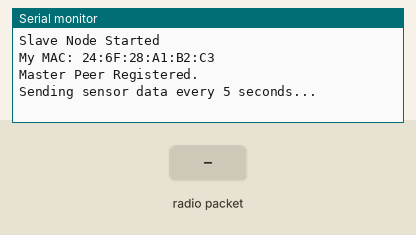
The sketch below on a simulated ESP32. On the bench: the last lines printed to the serial monitor. The inputs (shaded band) are chosen by the test bench. Random numbers use the default seed unless the sketch sets one.

Above: at 1.7 s.
1.8 s: radio packet "1" arrives
At 3.0 s:
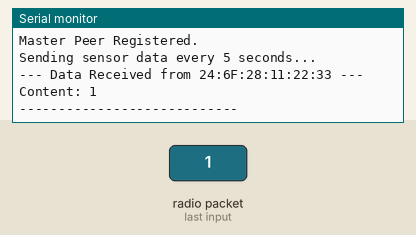
3.3 s: radio packet "0" arrives
At 4.2 s:
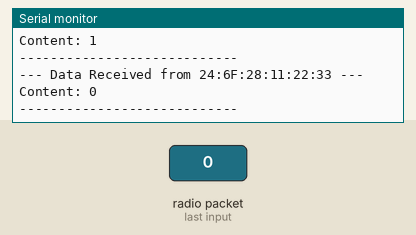

The sketch:

slave_esp32.ino
```cpp
#include <WiFi.h>
#include <esp_now.h>

// MASTER MAC ADDRESS (Given by User)
uint8_t masterMAC[] = {0xF0, 0x24, 0xF9, 0x0D, 0x90, 0xA4};

// Data Structure
typedef struct __attribute__((packed)) {
  uint8_t type;    // 1=Temp, 2=Switch, 3=Motion
  uint8_t command; // 0=OFF, 1=ON, 2=DATA
  float value;     // e.g. 25.4
} ControlPacket;

// Global buffer for serial input
String inputBuffer = "";

// Helper to print MAC
void printMAC(const uint8_t *mac_addr) {
  char macStr[18];
  snprintf(macStr, sizeof(macStr), "%02X:%02X:%02X:%02X:%02X:%02X", mac_addr[0],
           mac_addr[1], mac_addr[2], mac_addr[3], mac_addr[4], mac_addr[5]);
  Serial.print(macStr);
}

// Callback when data is sent (Core v3 Signature)
void OnDataSent(const wifi_tx_info_t *info, esp_now_send_status_t status) {
  // Serial.print("Last Packet Send Status: ");
  if (status == ESP_NOW_SEND_SUCCESS) {
    // Serial.println("Delivery Success");
  } else {
    Serial.println("Delivery Fail");
  }
}

// Callback when data is received (Core v3 Signature)
void OnDataRecv(const esp_now_recv_info_t *info, const uint8_t *incomingData,
                int len) {
  Serial.print("\n--- Data Received from ");
  printMAC(info->src_addr);
  Serial.println(" ---");
  Serial.print("Content: ");
  for (int i = 0; i < len; i++) {
    Serial.print((char)incomingData[i]);
  }
  Serial.println("\n----------------------------\n");
}

void setup() {
  // Init Serial
  Serial.begin(115200);
  while (!Serial) {
    delay(10);
  } // Wait for serial

  // Init WiFi
  WiFi.mode(WIFI_STA);
  delay(500); // Wait for WiFi hardware to initialize
  Serial.println("Slave Node Started");
  Serial.print("My MAC: ");
  Serial.println(WiFi.macAddress());

  // Init ESP-NOW
  if (esp_now_init() != ESP_OK) {
    Serial.println("Error initializing ESP-NOW");
    return;
  }

  // Register callbacks
  esp_now_register_send_cb(OnDataSent);
  esp_now_register_recv_cb(OnDataRecv);

  // Register Peer (Master)
  esp_now_peer_info_t peerInfo = {};
  memcpy(peerInfo.peer_addr, masterMAC, 6);
  peerInfo.channel = 0; // 0 = Use current channel
  peerInfo.encrypt = false;

  if (esp_now_add_peer(&peerInfo) != ESP_OK) {
    Serial.println("Failed to add peer");
    return;
  }

  Serial.println("Master Peer Registered.");
  Serial.println("Sending sensor data every 5 seconds...");
}

void sendPacket() {
  ControlPacket packet;
  packet.type = 1;                           // Temp
  packet.command = 2;                        // Data
  packet.value = random(2000, 3000) / 100.0; // 20.00 - 30.00

  esp_err_t result =
      esp_now_send(masterMAC, (uint8_t *)&packet, sizeof(packet));

  if (result == ESP_OK) {
    Serial.print("Sent Packet: Temp=");
    Serial.println(packet.value);
  } else {
    Serial.println("Error sending packet");
  }
}

void loop() {
  static unsigned long lastSend = 0;
  if (millis() - lastSend > 5000) {
    lastSend = millis();
    sendPacket();
  }

  // Keep serial input for manual text commands (optional, mostly for debugging
  // receive)
  while (Serial.available()) {
    char c = Serial.read();
    // Just echo for now or trigger manual send?
    // Let's just ignore manual send for now to avoid struct confusion
  }
}
```

Measured:
- after the input at 1.8 s, the serial monitor: prints a new line at once (image 1)
- after the input at 3.3 s, the serial monitor: prints a new line at once (image 2)
